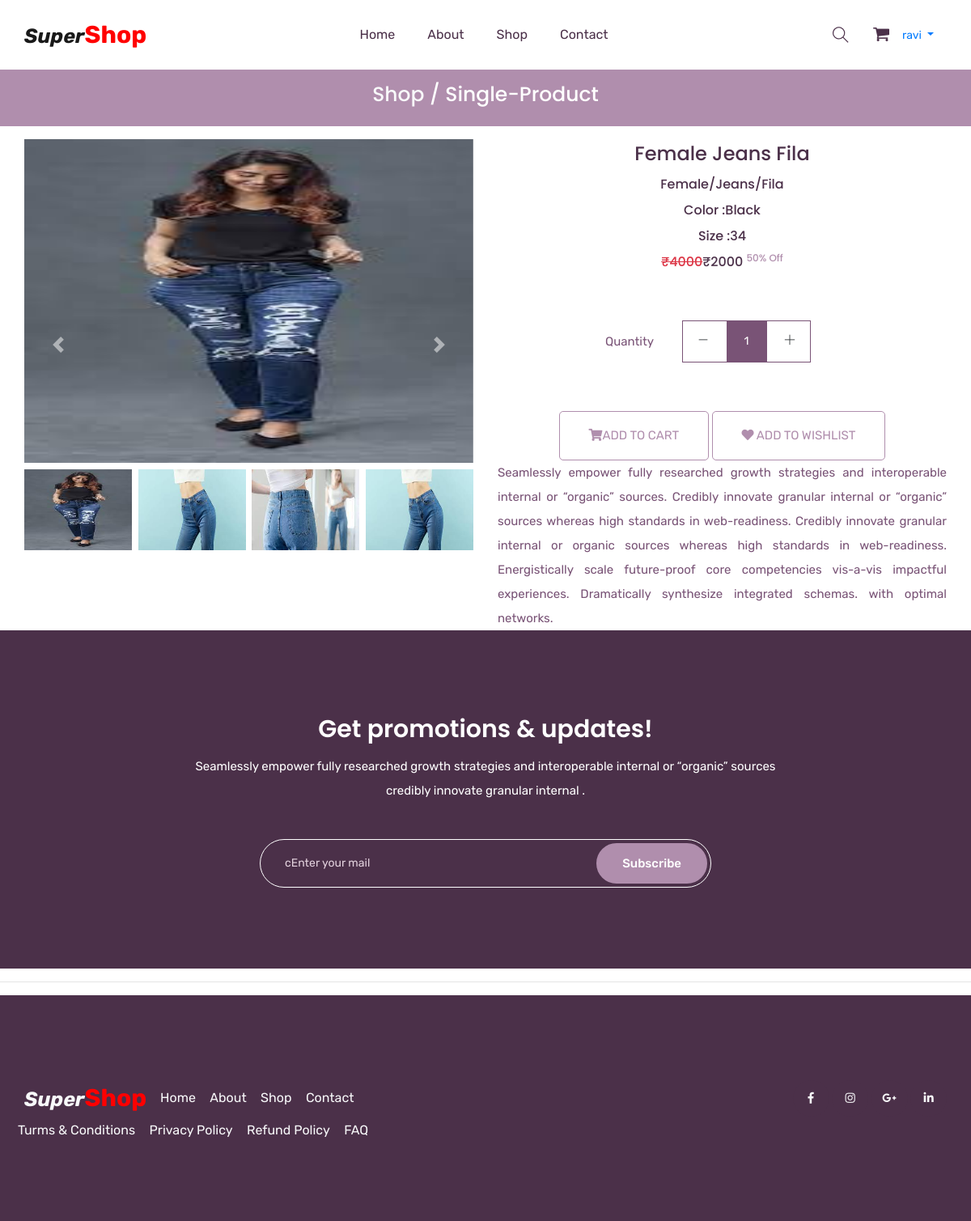
Page /single-product/12/ (signed in) on the committed database.
### mainApp/models.py (models this page shows, shortened)
class Product(models.Model):
    id =models.AutoField(primary_key=True)
    name =models.CharField(max_length=30)
    maincategory=models.ForeignKey(Maincategory,on_delete=models.CASCADE)
    subcategory=models.ForeignKey(Subcategory,on_delete=models.CASCADE)
    brand=models.ForeignKey(Brand,on_delete=models.CASCADE)
    baseprice=models.IntegerField()
    discount=models.IntegerField()
    finalprice=models.IntegerField()
    stock=models.IntegerField(default=True)
    color=models.CharField(max_length=30)
    size=models.CharField(max_length=10)
    description=models.TextField()
    pic1=models.ImageField(upload_to="upload/product",null=True,blank=True)
    pic2=models.ImageField(upload_to="upload/product",default=None,blank=True,null=True)
    pic3=models.ImageField(upload_to="upload/product",default=None,blank=True,null=True)
    pic4=models.ImageField(upload_to="upload/product",default=None,blank=True,null=True)

class Maincategory(models.Model):
    id =models.AutoField(primary_key=True)
    name =models.CharField(max_length=30,unique=True)

class Subcategory(models.Model):
    id =models.AutoField(primary_key=True)
    name =models.CharField(max_length=30)

class Brand(models.Model):
    id =models.AutoField(primary_key=True)
    name =models.CharField(max_length=30)
    pic =models.ImageField(upload_to="upload/brand")

### mainApp/views.py (the view)
# urls.py: path('single-product/<int:id>/',mainApp.single_productPage,name="single-product"),
def single_productPage(Request, id):
    product = Product.objects.get(id=id)
    return render(Request, 'single-product.html', {'product': product})

### mainApp/templates/single-product.html (shortened to what this page needs)
{% extends 'index.html' %}
{% load static %}
{% block body %}
<section class="breadcrumb_part">
  <div class="container">
    <div class="row">
      <div class="col-lg-12">
        <div class="breadcrumb_iner">
          <h2><a href="/shop/All/All/All" class="text-light">Shop</a> / Single-Product</h2>
        </div>
      </div>
    </div>
  </div>
</section>
<div class="product_list pt-3">
  <div class="container">
    <div class="row justify-content-center">
      <div class="col-md-6">
        <div id="carouselExampleIndicators" class="carousel slide" data-ride="carousel">
          <div class="carousel-inner">
            <div class="carousel-item active">
              <img src="{{product.pic1.url}}" style="height: 400px;width: 100%;" class="d-block w-100" alt="...">
            </div>
          </div>
          <div class="d-flex justify-content-between mt-2">
            <img src="{{product.pic1.url}}" data-target="#carouselExampleIndicators" data-slide-to="0" alt=""
              style="height: 100px;width: 24%;">
            <img src="{{product.pic2.url}}" data-target="#carouselExampleIndicators" data-slide-to="1" alt=""
              style="height: 100px;width: 24%;">
            <img src="{{product.pic3.url}}" data-target="#carouselExampleIndicators" data-slide-to="2" alt=""
              style="height: 100px;width: 24%;">
            <img src="{{product.pic4.url}}" data-target="#carouselExampleIndicators" data-slide-to="3" alt=""
              style="height: 100px;width: 24%;">
          </div>
          <a class="carousel-control-prev" href="#carouselExampleIndicators" role="button" data-slide="prev">
            <span class="carousel-control-prev-icon" aria-hidden="true"></span>
          </a>
          <a class="carousel-control-next" href="#carouselExampleIndicators" role="button" data-slide="next">
            <span class="carousel-control-next-icon" aria-hidden="true"></span>
          </a>
        </div>
      </div>
      <div class="col-md-6">
        <div class="single_product_text text-center">
          <h3>{{product.name}}</h3>
          <h5>{{product.maincategory.name}}/{{product.subcategory.name}}/{{product.brand.name}}</h5>
          <h5 class="">Color :{{product.color}}</h5>
          <h5 class="">Size :{{product.size}}</h5>
          <h5><del class="text-danger">&#8377;{{product.baseprice}}</del>&#8377;{{product.finalprice}}
            <sup>{{product.discount}}% Off</sup></h5>
          <form action="{% url 'add-to-cart' %}" method="post">
            <div class="card_area">
              <div class="product_count_area">
                <p>Quantity</p>
                <div class="product_count d-inline-block">
                  <span class="product_count_item inumber-decrement"> <i class="ti-minus"></i></span>
                  <input class="product_count_item input-number" type="text" name="qty" value="1" min="1">
                  <span class="product_count_item number-increment"> <i class="ti-plus"></i></span>
                </div>
              </div>
              <div class="add_to_cart">
                <button type="submit" class="btn_3"><i class="fa fa-shopping-cart"></i>Add to Cart</button>
                <a type="submit" class="btn_3" href="/add-to-wishlist/{{product.id}}"><i class="fa fa-heart"></i> Add to Wishlist</a>
              </div>
            </div>
          </form>
          <p class="text-justify">Seamlessly empower fully researched growth strategies and interoperable internal or
            “organic” sources.
            Credibly innovate granular internal or “organic” sources whereas high standards in web-readiness. Credibly
            innovate granular internal or organic sources whereas high standards in web-readiness. Energistically scale
            future-proof core competencies vis-a-vis impactful experiences. Dramatically synthesize integrated schemas.
            with optimal networks.</p>
        </div>
      </div>
    </div>
  </div>
</div>
<section class="subscribe_part section_padding">
  <div class="container">
    <div class="row justify-content-center">
      <div class="col-lg-8">
        <div class="subscribe_part_content">
          <h2>Get promotions & updates!</h2>
          <p>Seamlessly empower fully researched growth strategies and interoperable internal or “organic” sources
            credibly innovate granular internal .</p>
          <div class="subscribe_form">
            <input type="email" placeholder="cEnter your mail">
            <a href="#" class="btn_1">Subscribe</a>
          </div>
        </div>
      </div>
    </div>
  </div>
</section>
{% endblock %}

### mainApp/templates/index.html (shortened to what this page needs)
{% load static %}
<!doctype html>
<html lang="en">
<head>
    <link rel="stylesheet" href="{% static '/css/bootstrap.min.css' %}">
    <link rel="stylesheet" href="{% static '/css/animate.css' %}">
    <link rel="stylesheet" href="{% static '/css/owl.carousel.min.css' %}">
    <link rel="stylesheet" href="{% static '/css/all.css' %}">
    <link rel="stylesheet" href="{% static '/css/flaticon.css' %}">
    <link rel="stylesheet" href="{% static '/css/themify-icons.css' %}">
    <link rel="stylesheet" href="{% static '/css/magnific-popup.css' %}">
    <link rel="stylesheet" href="{% static '/css/slick.css' %}">
    <link rel="stylesheet" href="{% static '/css/style.css' %}">
</head>
<body>
    <header class="main_menu home_menu">
        <div class="container">
            <div class="row align-items-center justify-content-center">
                <div class="col-lg-12">
                    <nav class="navbar navbar-expand-lg navbar-light">
                        <a class="navbar-brand logo-text" href="/">Super<span>Shop</span> </a>
                        <div class="collapse navbar-collapse main-menu-item" id="navbarSupportedContent">
                            <ul class="navbar-nav">
                                <li class="nav-item">
                                    <a class="nav-link" href="{% url 'home' %}">Home</a>
                                </li>
                                <li class="nav-item">
                                    <a class="nav-link" href="{% url 'about' %}">about</a>
                                </li>
                                <li class="nav-item">
                                    <a class="nav-link" href="/shop/All/All/All/">Shop</a>
                                </li>
                                <li class="nav-item">
                                    <a class="nav-link" href="{% url 'contact' %}">Contact</a>
                                </li>
                            </ul>
                        </div>
                        <div class="hearer_icon d-flex align-items-center">
                            <a id="search_1" href="javascript:void(0)"><i class="ti-search"></i></a>
                            {% if request.user.is_authenticated %}
                            <a class="text-light" href="{% url 'cart' %}">
                                <i class="flaticon-shopping-cart-black-shape"></i>
                            </a>
                            {% endif %}
                            <ul>
                                {% if request.user.is_authenticated %}
                                <li class="nav-item dropdown">
                                    <a class="nav-link dropdown-toggle" href="blog.html" id="navbarDropdown_2"
                                        role="button" data-toggle="dropdown" aria-haspopup="true" aria-expanded="false">
                                       {{request.user.username}}
                                    </a>
                                </li>
                                {% else %}
                                <li class="nav-item">
                                    <a class="nav-link text-dark" href="{% url 'login' %}">Login</a>
                                </li>
                                {% endif %}
                            </ul>
                        </div>
                    </nav>
                </div>
            </div>
        </div>
    </header>
    {% block body %}{% endblock %}
    <hr>
    <footer class="footer_part subscribe_part">
        <div class="footer_iner">
            <div class="container">
                <div class="row justify-content-between align-items-center">
                    <div class="col-lg-8">
                        <div class="footer_menu">
                            <div class="footer_logo">
                                <a class="navbar-brand logo-text text-light" href="/">Super<span>Shop</span> </a>
                            </div>
                            <div class="footer_menu_item">
                                <a class="text-light" href="{% url 'home' %}">Home</a>
                                <a class="text-light" href="{% url 'about' %}">About</a>
                                <a class="text-light" href="/shop/All/All/All">Shop</a>
                                <a class="text-light" href="{% url 'contact' %}">Contact</a>
                            </div>
                        </div>
                    </div>
                    <div class="col-lg-4">
                        <div class="social_icon">
                            <a class="text-light" href="#"><i class="fab fa-facebook-f"></i></a>
                            <a class="text-light" href="#"><i class="fab fa-instagram"></i></a>
                            <a class="text-light" href="#"><i class="fab fa-google-plus-g"></i></a>
                            <a class="text-light" href="#"><i class="fab fa-linkedin-in"></i></a>
                        </div>
                    </div>
                    <div class="row footer_menu_item">
                        <div class="col-lg-12">
                            <div class="copyright_text">
                                <div class="copyright_link">
                                    <a class="text-light" href="#">Turms & Conditions</a>
                                    <a class="text-light" href="#">Privacy Policy</a>
                                    <a class="text-light" href="#">Refund Policy</a>
                                    <a class="text-light" href="#">FAQ</a>
                                </div>
                            </div>
                        </div>
                    </div>
                </div>
            </div>
    </footer>
</body>
</html>

### mainApp/static/css/all.css (style rules this page uses)
.logo-text { font-weight: bold !important; font-style: italic !important; font-size: 25px; }
.logo-text span { font-weight: bold !important; font-style: normal !important; font-size: 30px; color:red; }
.fa, .fas, .far, .fal, .fab { -moz-osx-font-smoothing: grayscale; -webkit-font-smoothing: antialiased; display: inline-block; font-style: normal; font-variant: normal; text-rendering: auto; line-height: 1; }
.fa-facebook-f:before { content: "\f39e"; }
.fa-google-plus-g:before { content: "\f0d5"; }
.fa-heart:before { content: "\f004"; }
.fa-instagram:before { content: "\f16d"; }
.fa-linkedin-in:before { content: "\f0e1"; }
.fa-shopping-cart:before { content: "\f07a"; }
.fab { font-family: 'Font Awesome 5 Brands'; }
.fa, .fas { font-family: 'Font Awesome 5 Free'; font-weight: 900; }

### rows in the picture
Product: pic1 (picture), pic2 (picture), pic3 (picture), pic4 (picture), name "Female Jeans Fila", maincategory.name "Female", subcategory.name "Jeans", brand.name "Fila", color "Black", size "34", baseprice "4000", finalprice "2000", discount "50"

### other values in the picture
{{ request.user.username }} "ravi"
